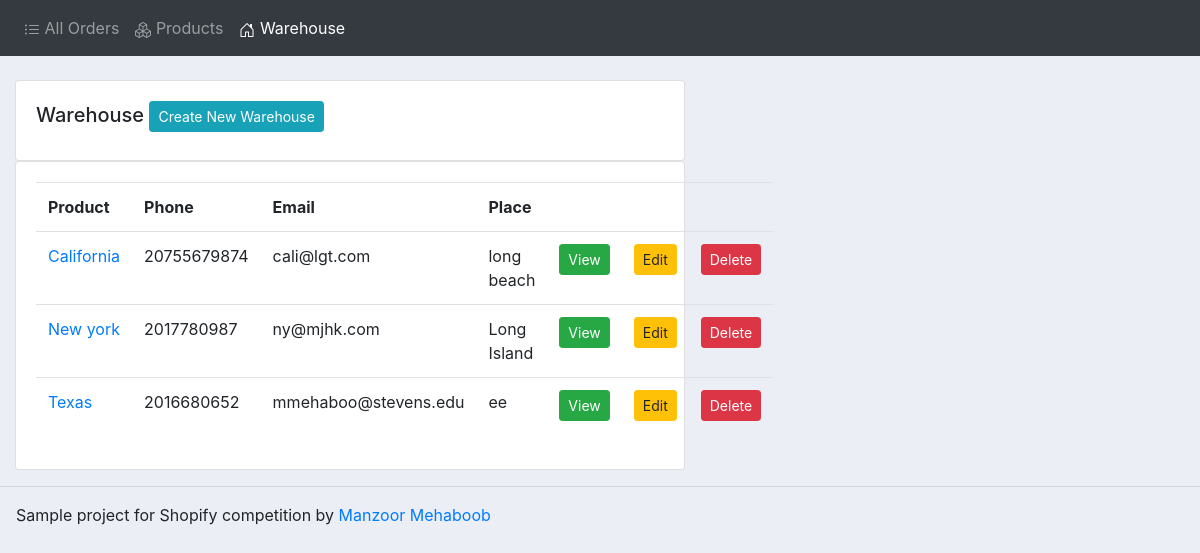
The page /warehouse_list on the database as committed earlier.
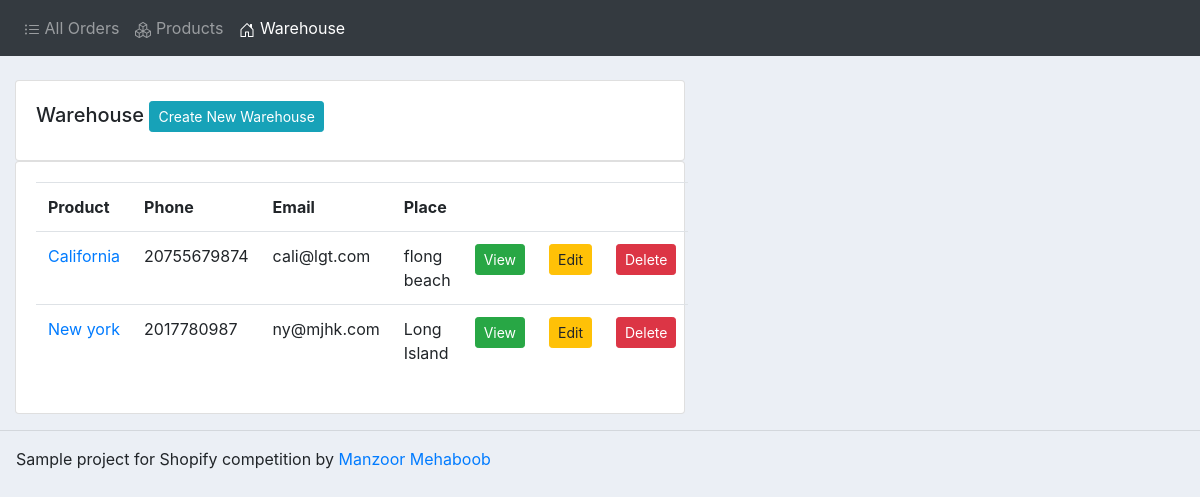
The same page on the database as committed later.
### accounts/models.py (models this page shows, shortened)
class Warehouse(models.Model):
	id = models.AutoField(primary_key=True)
	name = models.CharField(max_length=200, null=True)
	phone = models.CharField(max_length=200, null=True)
	email = models.CharField(max_length=200, null=True)
	place = models.CharField(max_length=200, null=True)
	date_created = models.DateTimeField(auto_now_add=True, null=True)

### accounts/views.py (the view)
# urls.py: path('warehouse_list', views.warehouseList, name="warehouse_list"),
def warehouseList(request):
	warehouse = Warehouse.objects.all()
	return render(request, 'accounts/warehouse_list.html', {'warehouse':warehouse})

### accounts/templates/accounts/warehouse_list.html
{% extends 'accounts/main.html' %}
{% block content %}
<br>
<div class="row">
	<div class="col-md-7">
		<div class="card card-body">
			<h5>Warehouse <a class="btn btn-sm btn-info" href="{% url 'create_warehouse' %}">Create New
					Warehouse</a> </h5>
		</div>
		<div class="card card-body">
			<table class="table">
				<tr>
					<th>Product</th>
					<th>Phone</th>
					<th>Email</th>
					<th>Place</th>
					<th></th>
					<th></th>
					<th></th>
				</tr>
				{% for warehouse in warehouse %}
				<tr>
					<td><a href="{% url 'warehouse' warehouse.id %}">{{warehouse.name}}</a>
					</td>
					<td>{{warehouse.phone}}</td>
					<td>{{warehouse.email}}</td>
					<td>{{warehouse.place}}</td>
					<td><a class="btn btn-sm btn-success" href="{% url 'warehouse' warehouse.id %}">View</a></td>
					<td><a class="btn btn-sm btn-warning" href="{% url 'update_warehouse' warehouse.id %}">Edit</a></td>
					<td><a class="btn btn-sm btn-danger" href="{% url 'delete_warehouse' warehouse.id %}">Delete</a>
					</td>
				</tr>
				{% endfor %}
			</table>
		</div>
	</div>
</div>
{% endblock content %}

Rows that differ between the two databases and show on the page:
removed Warehouse: name "Texas", phone "2016680652", email "mmehaboo@stevens.edu", place "ee"
changed Warehouse "California": place "long beach" → "flong beach"
